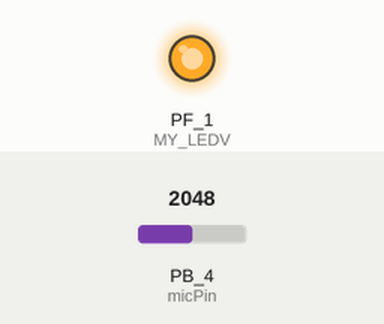
Simulated run of this sketch. Board: TI Tiva C LaunchPad. On the bench: output pins drawn as LEDs (lit = HIGH). Inputs (shaded band) come from the test bench; at power-on: PB_4 (micPin) = 2048. What the sketch prints to the serial monitor is not drawn.

Above: at 1.2 s.
1.3 s: PB_4 (micPin) set to 378
2.8 s: PB_4 (micPin) set to 319
At 3.2 s:
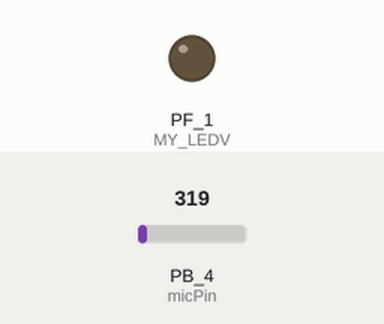
4.3 s: PB_4 (micPin) set to 491
At 4.6 s:
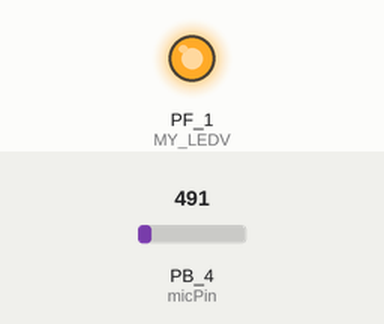
5.8 s: PB_4 (micPin) set to 0
At 6.5 s:
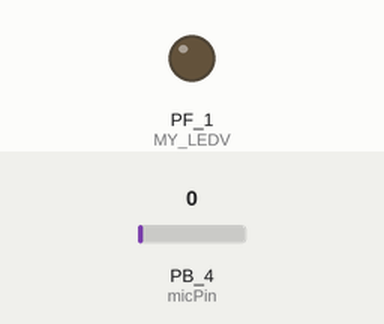
Timing chart, 0 to 8.3 s (numbered marks = the images above; inputs shaded):
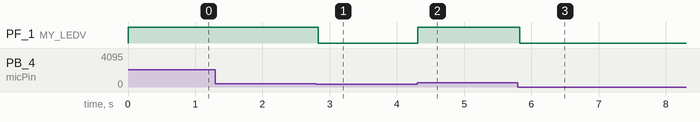

Measured:
- the behaviour switches between 343 and 342 on PB_4 (micPin) (found by bisection; images 0 and 1)
- after the input at 2.8 s, PF_1 (MY_LEDV): HIGH → LOW at once
- after the input at 4.3 s, PF_1 (MY_LEDV): LOW → HIGH at once
- after the input at 5.8 s, PF_1 (MY_LEDV): HIGH → LOW at once

The sketch:

APP_mission1_de_signal.ino
```cpp
#define  RCV_TIM_LIMIT  10000000
#define MY_LEDV  PF_1
#define micPin  A10


#define BUF_SIZE  50     // size of the buffer containing the input samples. Must be greater than the order of the filters + K

#define KP 50            // number of samples for the estimation of the signal power

#define S -- to define          // Threshold applied to the signal power  for the signal detection

float buff[BUF_SIZE];
float Puis_Inst;                // input power
float puis_moy;                 // puis moy
int noise_cond=110000;
float liste_autocorrelation[BUF_SIZE];

unsigned long current_time = 0;
unsigned long current_time0 = 0;
unsigned long next_sample_time = 0;
unsigned long delta[20];
unsigned int  Ts = 500;

int compteur;


/*
int16_t[] tab_puis_inst;
int noise_cond = 80;
int puis_moy=0;
int16_t j =0;
int16_t k = 0;
boolean Bruit=0;
int DerniereLecture =0;
int duree_bruit=0;
int DernierBruit=0;
boolean Silence =1;
boolean Dt=1;
int16_t dt=0,5;
int Fe ;                      // Donner une fréquence d'échantillonage
int16_t[] List_autocorr;
*/


void setup() {
  // put your setup code here, to run once:
 int i;

  // initialize  serial ports:

  Serial.begin(9600);
  Serial1.begin(9600);

  pinMode(MY_LEDV, OUTPUT);


  for (i = 0; i < BUF_SIZE; i++)
  {
    buff[i]  = 0;
  }
  Puis_Inst = 0;
  compteur = 0;
  delay(1);

  compteur = 0;
  digitalWrite(MY_LEDV, LOW);
}

void loop() {
  // put your main code here, to run repeatedly:
   for (int i = BUF_SIZE - 2; i >= 0; i--)          // Go through list, next element = current element, to make room in first few elements
  {
    buff[i+1] = buff[i];
  }
  // ... and acquire the new sample
  current_time = micros() ;
  while (current_time < next_sample_time){

 current_time = micros();

  }
  buff[0] = (float) analogRead(micPin);     // Fill first element with new value // Gotta change My_input with entry/read port
// Define the next sampling time
  next_sample_time += (unsigned long)Ts;

  //Serial.println(buff[0]);
/*

int16_t tab_puis_inst[BUF_SIZE];
for(int i=0; i<BUF_SIZE; i++){
  Puis_Inst = buff[i]^2;                 // Calcul de la puiss instantanée
  tab_puis_inst[i]= Puis_Inst;
  puis_moy += Puis_Inst;              // probably unneccessary cause doing puis_moy only for bruit
  j+=1;                               // probably unneccessary
}
puis_moy = puis_moy/j;                // probably unneccessary
*/

Puis_Inst = 0;
for(int i=1; i< BUF_SIZE - 2; i++){
  Puis_Inst += (buff[i]*buff[i] + buff[i-1]*buff[i-1] + buff[i+1]*buff[i+1])/3;
}
puis_moy = Puis_Inst/50;
Serial.println("La puissance est de :" );
Serial.println(puis_moy);


if(puis_moy > noise_cond){
  digitalWrite(MY_LEDV,HIGH);
} else {
    digitalWrite(MY_LEDV,LOW);
}

// Détermination de l'autocorrélation

int autocor = 0;
int max_autocor = 0;
int delai_max_autocor=0;

Serial.println("L'autocorrélation est de :");

for(int T=0; T < BUF_SIZE-1; T++){
  autocor = 0;
  for(int i=0; i < BUF_SIZE -1-T; i++){
    autocor += buff[i]*buff[i+T];
  }
  if(max_autocor < autocor){
    max_autocor = autocor;
    delai_max_autocor = T;
  }
/*  Serial.print(autocor);
  Serial.print( " pour un delai de ");
  Serial.print(T);
  Serial.println(" echantillons");*/
}
Serial.println("Le maximum pour l'autocorrelation est de : ");
Serial.println(max_autocor);
Serial.println("  -  obtenue pour un delai de : ");
Serial.println(delai_max_autocor);
}


// ......................... Detection de bruit ....................
/*
for(int i =0; i<BUF_SIZE;i++){
  if((tab_puis_inst[i]>noise_cond) && (DerniereLecture ==0)){
    DerniereLecture=i;
  }
  if((tab_puis_inst[i]>noise_cond) && (DerniereLecture>0) && ((i-DerniereLecture)/Fe)>Dt){
    if(Bruit ==1){
      Serial.print("Bruit");
                                  // ne sait pas encore comment traduire cette ligne (calcul puissance moy pour un bruit, ca comprend cb d'éléments d'éléments de l'échantillon
      Serial.print(puis_moy);
                                   //calculate duree_bruit
      Serial.print(duree_bruit);
                                    // dunno if t = DerniereLecture:i; is neccessary nor how to convert it
                                    // dunno how to get voltage from signal

    }
    DerniereLecture = 0;
    DernierBruit=0;
    Bruit=0;
    Silence=1;
  }

  if(tab_puis_inst[i]<noise_cond && DernierBruit==0){
    DernierBruit =i;
  }
  if(tab_puis_inst[i]<noise_cond && DernierBruit>0 && ((i-DernierBruit/Fe))>dt){
    if(Silence == 1){
      Serial.print("Silence");
    }
    DernierBruit=0;
    DerniereLecture=0;
    Silence =0;
    Bruit =1;
  }

}


// ................... Passage à la partie d'autocorrélation
// k représente le décalage temporel entre les deux signaux de l'autocorrélation

int16_t max_autocorr = buff[0].^2;
int16_t delai=0;

Serial.print("L'autocorrélation est de : ");

  for (int i = 0; i < BUF-SIZE; i++){
    List_autocorr[i]= buff[0]*buff[i];         // Make list of autocorr value for every delay
    Serial.print(List_autocorr[i]);
    if(max_autocorr < List_autocorr[i]){
      max_autocorr = List_autocorr[i];        // Get max autocorr value
      delai = i;                              // get delai for max autocorr, (can improve by converting to seconds
    }
  }

Serial.print("Le max d'autocorrélation est de : " + max_autocorr);
Serial.print("Delai du max d'autocorrélation est de : " + delai);*/
```
